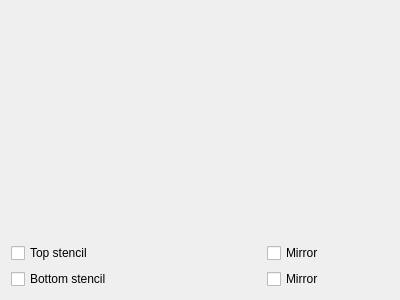
<?xml version="1.0" encoding="UTF-8"?>
<ui version="4.0">
 <class>LaserCutOutputPage</class>
 <widget class="QWizardPage" name="LaserCutOutputPage">
  <property name="geometry">
   <rect>
    <x>0</x>
    <y>0</y>
    <width>400</width>
    <height>300</height>
   </rect>
  </property>
  <property name="windowTitle">
   <string>WizardPage</string>
  </property>
  <layout class="QGridLayout" name="gridLayout">
   <item row="2" column="0">
    <widget class="QCheckBox" name="checkBoxBottomStencil">
     <property name="text">
      <string>Bottom stencil</string>
     </property>
    </widget>
   </item>
   <item row="2" column="1">
    <widget class="QPathEdit" name="patheditBottomStencil">
     <property name="pathMode">
      <enum>QPathEdit::AnyFile</enum>
     </property>
     <property name="nameFilters">
      <stringlist>
       <string>SVG files (*.svg)</string>
      </stringlist>
     </property>
    </widget>
   </item>
   <item row="1" column="1">
    <widget class="QPathEdit" name="patheditTopStencil">
     <property name="pathMode">
      <enum>QPathEdit::AnyFile</enum>
     </property>
     <property name="nameFilters">
      <stringlist>
       <string>SVG files (*.svg)</string>
      </stringlist>
     </property>
    </widget>
   </item>
   <item row="1" column="0">
    <widget class="QCheckBox" name="checkBoxTopStencil">
     <property name="text">
      <string>Top stencil</string>
     </property>
    </widget>
   </item>
   <item row="0" column="1">
    <spacer name="verticalSpacer">
     <property name="orientation">
      <enum>Qt::Vertical</enum>
     </property>
     <property name="sizeHint" stdset="0">
      <size>
       <width>20</width>
       <height>40</height>
      </size>
     </property>
    </spacer>
   </item>
   <item row="1" column="2">
    <widget class="QCheckBox" name="checkBoxMirrorTop">
     <property name="text">
      <string>Mirror</string>
     </property>
    </widget>
   </item>
   <item row="2" column="2">
    <widget class="QCheckBox" name="checkBoxMirrorBottom">
     <property name="text">
      <string>Mirror</string>
     </property>
    </widget>
   </item>
  </layout>
 </widget>
 <customwidgets>
  <customwidget>
   <class>QPathEdit</class>
   <extends>QWidget</extends>
   <header>qpathedit.h</header>
  </customwidget>
 </customwidgets>
 <resources/>
 <connections/>
</ui>
